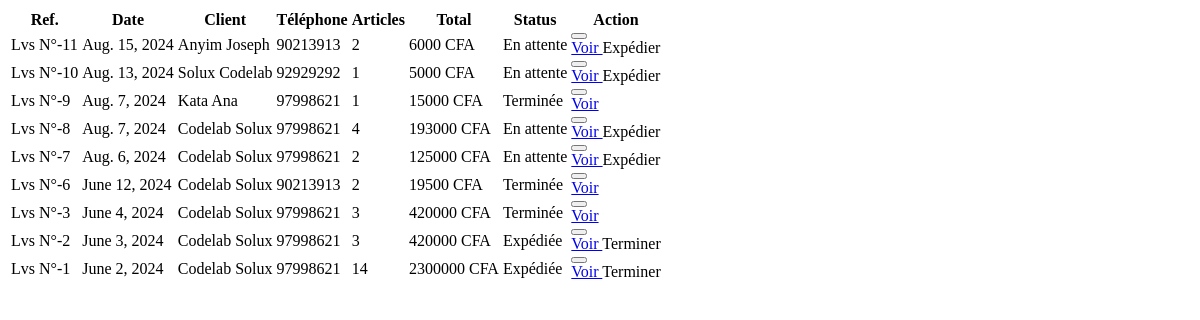
/dashboard/deliveries/list/ (signed in), run on an earlier commit of the app's database.
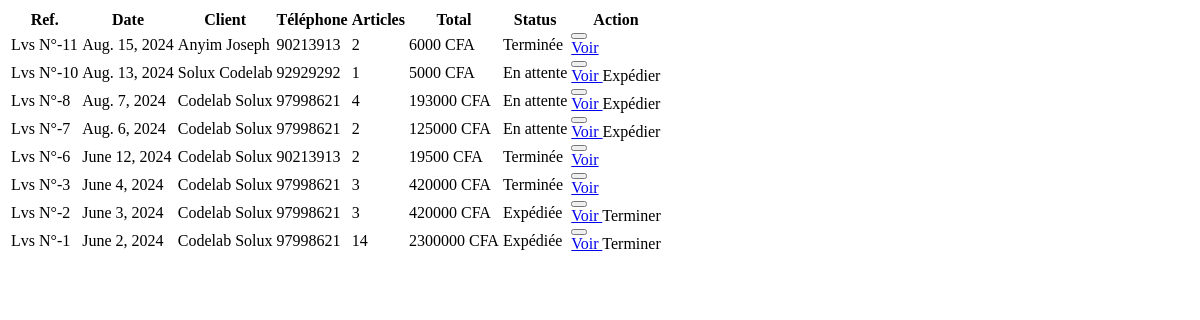
And on a later commit of the database.
### store/models.py (models this page shows, shortened)
class Delivery(models.Model):
    order = models.ForeignKey(
        Order, on_delete=models.SET_NULL, null=True)
    type = models.ForeignKey(
        DeliveryType, on_delete=models.SET_NULL, default=1, null=True)
    client = models.ForeignKey(
        CustomUser, on_delete=models.SET_NULL, null=True)
    items = models.IntegerField(default=0)
    phone = models.CharField(max_length=255)
    address = models.CharField(max_length=255)
    amount_due = models.IntegerField(default=0, blank=True, null=True)
    amount_paid = models.IntegerField(default=0, blank=True, null=True)
    status = models.CharField(
        max_length=50, choices=delivery_statuses, default='pending')
    is_vip = models.BooleanField(default=False)
    d_day = models.DateField(default=get_tomorrow)
    timestamp = models.DateTimeField(auto_now_add=True)
    is_cancelled = models.BooleanField(default=False)
    observation = models.CharField(max_length=500, blank=True, null=True)
    signature = models.ImageField(
        upload_to='deliveries/signatures', null=True, blank=True)

### accounts/models.py (models this page shows, shortened)
class CustomUser(AbstractBaseUser, PermissionsMixin):
    email = models.EmailField(
        db_index=True, unique=True, blank=True, null=True)
    username = models.CharField(
        max_length=255, unique=True, blank=True, null=True)
    first_name = models.CharField(max_length=255)
    last_name = models.CharField(max_length=255)
    phone = PhoneNumberField(unique=True, blank=True, null=True)
    role = models.ForeignKey(
        Role, on_delete=models.CASCADE, blank=True, null=True)
    is_verified = models.BooleanField(default=False)
    is_active = models.BooleanField(default=True)
    is_staff = models.BooleanField(default=False)
    is_superuser = models.BooleanField(default=False)
    objects = CustomUserManager()
    USERNAME_FIELD = 'email'
    REQUIRED_FIELDS = []
    def get_full_name(self):
        return f' {self.last_name} {self.first_name}'

### dashboard/views.py (the view)
# urls.py: path('deliveries/list/', deliveries_list, name='deliveries_list'),
@login_required(login_url='login')
def deliveries_list(req):
    deliveries = Delivery.objects.all().order_by('-timestamp')
    context = {
        'deliveries': deliveries,
    }
    return render(req, 'dashboard/partials/deliveries_list.html', context)

### store/context_processors.py (called while the page is built)
def cart(request):
    return {'cart': Cart(request)}

### utils.py (called while the page is built)
def h_encode(id):
    return hashids.encode(id)

    def to_url(self, value):
        return h_encode(value)

### dashboard/templates/dashboard/partials/deliveries_list.html (shortened to what this page needs)
{% if not deliveries %}
<div class="flex flex-col items-center gap-2 my-20 mx-auto">
  <i class="fa-solid fa-truck text-teal-700 text-9xl"></i>
  <span>Aucune livraison trouvéeeee</span>
</div>
{% else %}
<table class="w-full text-left db-table">
  <thead class="bg-teal-900 border border-teal-900 bg-teal-900 text-white">
    <tr>
      <th class="px-3 py-4 text-sm">Ref.</th>
      <th class="px-3 py-4 text-sm">Date</th>
      <th class="px-3 py-4 text-sm">Client</th>
      <th class="px-3 py-4 text-sm">Téléphone</th>
      <th class="px-3 py-4 text-sm">Articles</th>
      <th class="px-3 py-4 text-sm">Total</th>
      <th class="px-3 py-4 text-sm">Status</th>
      <th class="px-3 py-4 text-sm">Action</th>
    </tr>
  </thead>
  <tbody class="border">
    {% for obj in deliveries %}
    <tr
      class="text-gray-600 border text-sm hover:bg-white hover:text-black transition-all duration-300"
    >
      <td class="px-3 py-1">Lvs N°-{{obj.id}}</td>
      <td class="px-3 py-1">{{obj.d_day}}</td>
      <td class="px-3 py-1">{{obj.client.get_full_name}}</td>
      <td class="px-3 py-1">{{obj.phone}}</td>
      <td class="px-3 py-1">{{obj.items}}</td>
      <td class="px-3 py-1">{{obj.amount_due}} CFA</td>
      <td class="px-3 py-1">
        {% include 'store/components/delivery_status.html' %}
      </td>
      <td class="px-3 py-1">
        <div class="w-fit mx-auto text-end relative text-gray-700">
          <button
            type="button"
            class="hover:text-black bg-white hover:text-teal-700 px-3 py-1 rounded-full"
            name="actions"
            onclick="toggleMenu(this,'dlv_{{obj.id}}')"
          >
          </button>
          <div
            class="hidden bg-gray-50 w-40 shadow-md lg:w-[180px] p-2 absolute right-0 top-12 origin-top-left bg-white z-10 rounded-xl flex flex-col items-center gap-2 text-xs lg:text-sm overflow-hidden"
            id="dlv_{{obj.id}}"
          >
            <a
              hx-boost="false"
              href="{% url 'dash_delivery' obj.id %}"
              class="px-4 py-2 flex items-center hover:text-black hover:bg-gray-200 rounded-full w-full text-center cursor-pointer"
              >
              Voir
            </a>
            {% if obj.status == 'pending' %}
            <a
              hx-post="{% url 'manage_delivery' obj.id 'dispatch'  %}"
              class="px-4 py-2 flex items-center hover:text-black hover:bg-yellow-200 rounded-full w-full text-center cursor-pointer"
            >
              Expédier
            </a>
            {% elif obj.status == 'dispatched' %}
            <a
              hx-post="{% url 'manage_delivery' obj.id 'finish'  %}"
              class="px-4 py-2 flex items-center hover:text-black hover:bg-green-200 rounded-full w-full text-center cursor-pointer"
            >
              Terminer
            </a>
            {% endif %}
          </div>
        </div>
      </td>
    </tr>
    {% endfor %}
  </tbody>
</table>
{% endif %}

### store/templates/store/components/delivery_status.html (shortened to what this page needs)
{% if not curr_obj %} {% if obj.status == 'pending' %}
<p class="bg-red-200 text-black text-xs text-center px-3 py-1 rounded-full">
  {{obj.get_status_display}}
</p>
{% elif obj.status == 'dispatched' %}
<p
  class="bg-yellow-200 text-black text-xs text-center px-3 py-1 rounded-full"
>
  {{obj.get_status_display}}
</p>
{% elif obj.status == 'completed' %}
<p
  class="bg-green-200 text-black text-xs text-center px-3 py-1 rounded-full"
>
  {{obj.get_status_display}}
</p>
{% else %}
<p class="bg-gray-200 text-black text-xs text-center px-3 py-1 rounded-full">
  {{obj.get_status_display}}
</p>
{% endif %}
{% endif %}

What changed in the data, as far as the page shows it:
removed Delivery: id "9", d_day "Aug. 7, 2024", client.get_full_name "Kata Ana", phone "97998621", items "1", amount_due "15000", status "Terminée"
changed Delivery "Aug. 15, 2024": status "En attente" → "Terminée"
